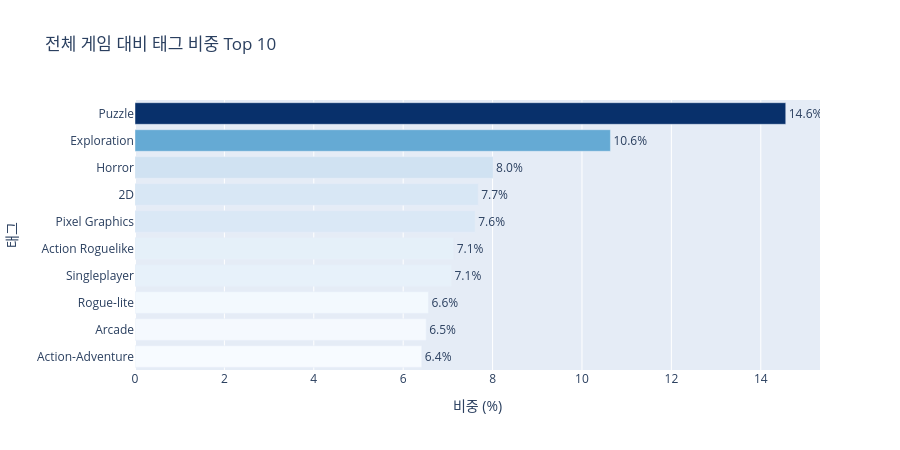

This figure's notebook cell:
### Markdown cell above
## 전체 게임 대비 태그 비중 Top 10

### Code cell
TOTAL_GAMES = df_clean['appid'].nunique()

# 데이터에 존재하는 모든 장르명 수집 (태그 제외 기준)
all_genres = set(
    df_clean['genres']
    .dropna()
    .apply(parse_genres)
    .explode()
    .str.strip()
    .dropna()
    .unique()
)

tag_freq = (
    df_clean.explode('top_tags')
    .rename(columns={'top_tags': 'tag'})
    .assign(tag=lambda d: d['tag'].astype(str).str.strip())
    .query("tag != ''")
    .loc[lambda d: ~d['tag'].isin(all_genres)]
    .groupby('tag')['appid']
    .nunique()
    .reset_index(name='game_count')
    .assign(proportion=lambda d: d['game_count'] / TOTAL_GAMES * 100)
    .sort_values('proportion', ascending=False)
    .head(10)
    .reset_index(drop=True)
)

print(f'전체 분석 게임 수: {TOTAL_GAMES:,}개')
print(f'제외된 장르 태그: {sorted(all_genres)}\n')
display(tag_freq[['tag', 'game_count', 'proportion']].rename(
    columns={'tag': '태그', 'game_count': '게임 수', 'proportion': '비중 (%)'}
).round(2))

fig = px.bar(
    tag_freq.sort_values('proportion'),
    x='proportion',
    y='tag',
    orientation='h',
    color='proportion',
    color_continuous_scale='Blues',
    text='proportion',
    title='전체 게임 대비 태그 비중 Top 10',
    labels={'proportion': '비중 (%)', 'tag': '태그'},
    hover_data={'game_count': True},
)
fig.update_traces(texttemplate='%{text:.1f}%', textposition='outside')
fig.update_layout(coloraxis_showscale=False, height=450)
fig.show()

### Figure 1 — Plotly figure (JSON) as saved in the notebook; plotly's stock layout.template omitted (floating-point values rounded to 4 significant figures)
{"data": [{"customdata": [[386], [392], [395], [426], [429], [458], [462], [482], [640], [876]], "hovertemplate": "비중 (%)=%{marker.color}<br>태그=%{y}<br>game_count=%{customdata[0]}<extra></extra>", "legendgroup": "", "marker": {"color": [6.415, 6.515, 6.565, 7.08, 7.13, 7.612, 7.678, 8.011, 10.64, 14.56], "coloraxis": "coloraxis", "pattern": {"shape": ""}}, "name": "", "orientation": "h", "showlegend": false, "text": [6.415, 6.515, 6.565, 7.08, 7.13, 7.612, 7.678, 8.011, 10.64, 14.56], "textposition": "outside", "texttemplate": "%{text:.1f}%", "type": "bar", "x": [6.415, 6.515, 6.565, 7.08, 7.13, 7.612, 7.678, 8.011, 10.64, 14.56], "xaxis": "x", "y": ["Action-Adventure", "Arcade", "Rogue-lite", "Singleplayer", "Action Roguelike", "Pixel Graphics", "2D", "Horror", "Exploration", "Puzzle"], "yaxis": "y"}], "layout": {"barmode": "relative", "coloraxis": {"colorbar": {"title": {"text": "비중 (%)"}}, "colorscale": [[0, "rgb(247,251,255)"], [0.125, "rgb(222,235,247)"], [0.25, "rgb(198,219,239)"], [0.375, "rgb(158,202,225)"], [0.5, "rgb(107,174,214)"], [0.625, "rgb(66,146,198)"], [0.75, "rgb(33,113,181)"], [0.875, "rgb(8,81,156)"], [1, "rgb(8,48,107)"]], "showscale": false}, "height": 450, "legend": {"tracegroupgap": 0}, "title": {"text": "전체 게임 대비 태그 비중 Top 10"}, "xaxis": {"anchor": "y", "domain": [0, 1], "title": {"text": "비중 (%)"}}, "yaxis": {"anchor": "x", "domain": [0, 1], "title": {"text": "태그"}}}}
